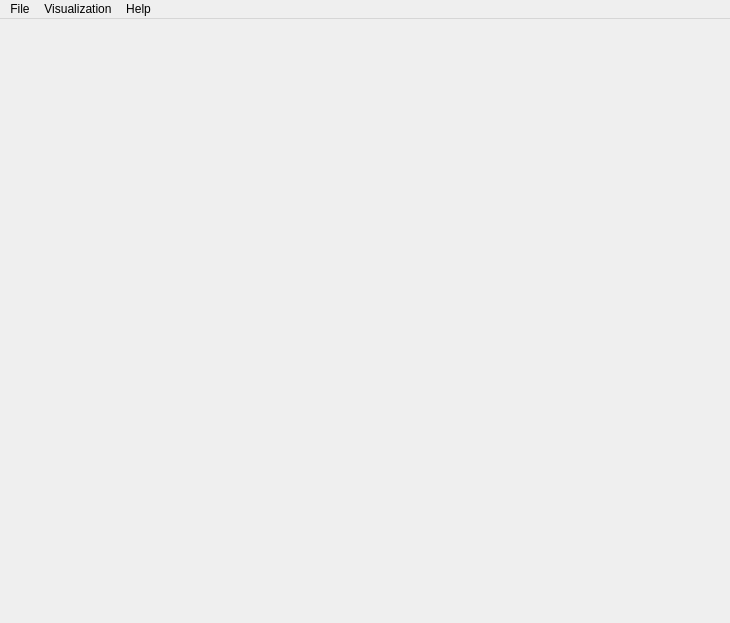
<?xml version="1.0" encoding="UTF-8"?>
<ui version="4.0">
 <class>MainWindow</class>
 <widget class="QMainWindow" name="MainWindow">
  <property name="geometry">
   <rect>
    <x>0</x>
    <y>0</y>
    <width>730</width>
    <height>623</height>
   </rect>
  </property>
  <property name="windowTitle">
   <string>HDPS</string>
  </property>
  <property name="dockNestingEnabled">
   <bool>true</bool>
  </property>
  <widget class="QMenuBar" name="menuBar">
   <property name="geometry">
    <rect>
     <x>0</x>
     <y>0</y>
     <width>730</width>
     <height>21</height>
    </rect>
   </property>
   <widget class="QMenu" name="fileMenu">
    <property name="title">
     <string>File</string>
    </property>
    <widget class="QMenu" name="importDataMenu">
     <property name="title">
      <string>Import data...</string>
     </property>
    </widget>
    <widget class="QMenu" name="recentProjectsMenu">
     <property name="title">
      <string>Recent projects</string>
     </property>
    </widget>
    <addaction name="openProjectAction"/>
    <addaction name="saveProjectAction"/>
    <addaction name="saveProjectAsAction"/>
    <addaction name="separator"/>
    <addaction name="recentProjectsMenu"/>
    <addaction name="separator"/>
    <addaction name="clearDatasetsAction"/>
    <addaction name="importDataMenu"/>
    <addaction name="separator"/>
    <addaction name="exitAction"/>
   </widget>
   <widget class="QMenu" name="menuVisualization">
    <property name="title">
     <string>Visualization</string>
    </property>
   </widget>
   <widget class="QMenu" name="menuHelp">
    <property name="title">
     <string>Help</string>
    </property>
    <addaction name="findLogFileAction"/>
    <addaction name="logViewAction"/>
   </widget>
   <addaction name="fileMenu"/>
   <addaction name="menuVisualization"/>
   <addaction name="menuHelp"/>
  </widget>
  <action name="openProjectAction">
   <property name="text">
    <string>Open Project</string>
   </property>
  </action>
  <action name="addNewPluginAction">
   <property name="text">
    <string>Add New Plugin</string>
   </property>
  </action>
  <action name="exitAction">
   <property name="text">
    <string>Exit</string>
   </property>
  </action>
  <action name="findLogFileAction">
   <property name="text">
    <string>Find Log File</string>
   </property>
  </action>
  <action name="logViewAction">
   <property name="checkable">
    <bool>true</bool>
   </property>
   <property name="text">
    <string>Log View</string>
   </property>
  </action>
  <action name="saveProjectAction">
   <property name="text">
    <string>Save project</string>
   </property>
  </action>
  <action name="saveProjectAsAction">
   <property name="text">
    <string>Save project as</string>
   </property>
  </action>
  <action name="actionsdf">
   <property name="text">
    <string>sdf</string>
   </property>
  </action>
  <action name="clearDatasetsAction">
   <property name="text">
    <string>Clear datasets</string>
   </property>
  </action>
  <action name="dataHierarchyViewerAction">
   <property name="checkable">
    <bool>true</bool>
   </property>
   <property name="checked">
    <bool>true</bool>
   </property>
   <property name="text">
    <string>Data hierarchy viewer</string>
   </property>
   <property name="visible">
    <bool>false</bool>
   </property>
  </action>
  <action name="dataPropertiesViewerAction">
   <property name="checkable">
    <bool>true</bool>
   </property>
   <property name="checked">
    <bool>true</bool>
   </property>
   <property name="text">
    <string>Data properties viewer</string>
   </property>
   <property name="visible">
    <bool>false</bool>
   </property>
  </action>
 </widget>
 <resources/>
 <connections/>
</ui>
